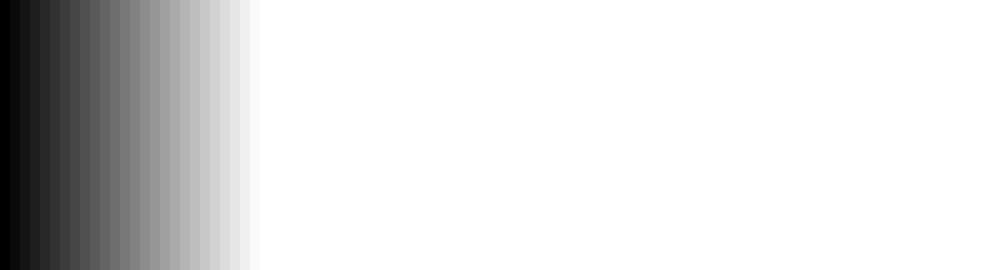
Frame 1 (no input)
Frame 60 (the mouse pressed at the canvas centre just before this capture): identical to frame 1, image omitted
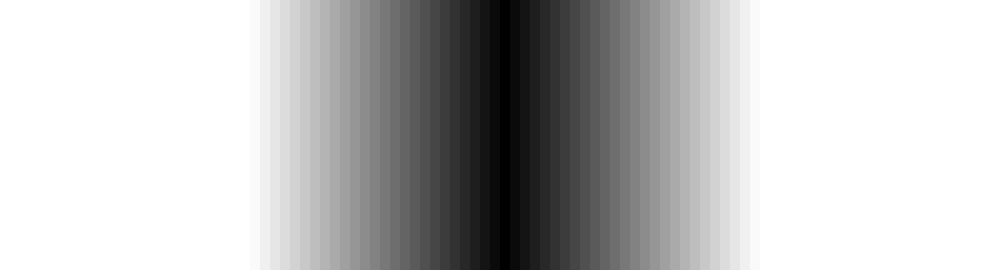
Frame 120 (the mouse held since frame 60 and released just before this capture)

The Processing sketch that drew these frames (run headless with seeded random() and noise(); from frame 60 on, the mouse is pressed at the canvas centre):

// Processing sketch: loop
// ── loop.pde
void setup() {
  size(1000,270);
  
}

void draw() {
  background(255);
  
  int i = 0;
  
  while(i<width){
    noStroke();
    
    //거리가 가까워지면 어두워지고 멀어지면 밝아짐
    float distance = constrain(abs(mouseX - i),0,255);
    fill(distance);
    rect(i,0,10,height);
    i += 10;
  }
  
}
